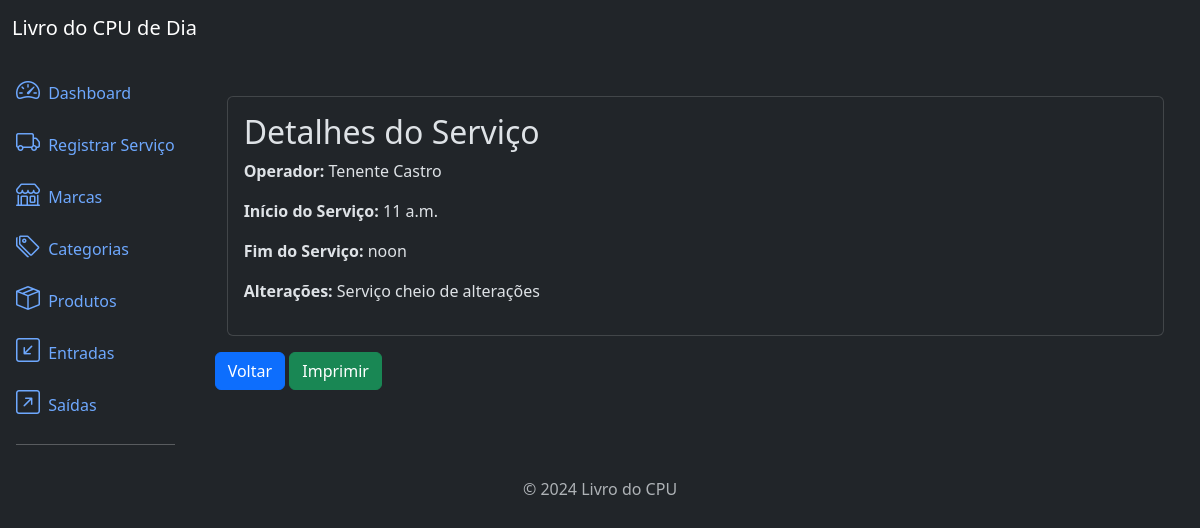
The page /core/servicos/3/ on the database its author committed.
### core/models.py (models this page shows)
class ServicoInterno(models.Model):
    operador = models.CharField(max_length=100)
    horario_inicio = models.TimeField()
    horario_fim = models.TimeField()
    alteracao = models.TextField(blank=True)

### core/views.py (the view)
# urls.py: path('servicos/<int:pk>/', views.ServicoInternoDetailView.as_view(), name='servicointerno_detail'),  # Detalhes
class ServicoInternoDetailView(DetailView):
    model = ServicoInterno
    template_name = 'core/servico_detail.html'
    context_object_name = 'servicointerno'

### core/templates/core/servico_detail.html (shortened to what this page needs)
{% extends 'base.html' %}
{% block content %}
<div>
    <div class="container mt-4">
        <div class="card">
            <div class="card-body">
            <h2>Detalhes do Serviço</h2>
            <p><strong>Operador:</strong> {{ servicointerno.operador }}</p>
            <p><strong>Início do Serviço:</strong> {{ servicointerno.horario_inicio }}</p>
            <p><strong>Fim do Serviço:</strong> {{ servicointerno.horario_fim }}</p>
            <p><strong>Alterações:</strong> {{ servicointerno.alteracao }}</p>
            </div>
        </div>
    </div>
    <div>
        <a href="{% url 'servico_list' %}" class="btn btn-primary mt-3">Voltar</a>
        <a href="{% url 'gerar_relatorio_pdf' servicointerno.id %}" class="btn btn-success btn-printer mt-3">Imprimir </a>
    </div>
{% endblock %}

### rows shown on the page
ServicoInterno: operador "Tenente Castro", horario_inicio "11 a.m.", horario_fim "noon", alteracao "Serviço cheio de alterações"
